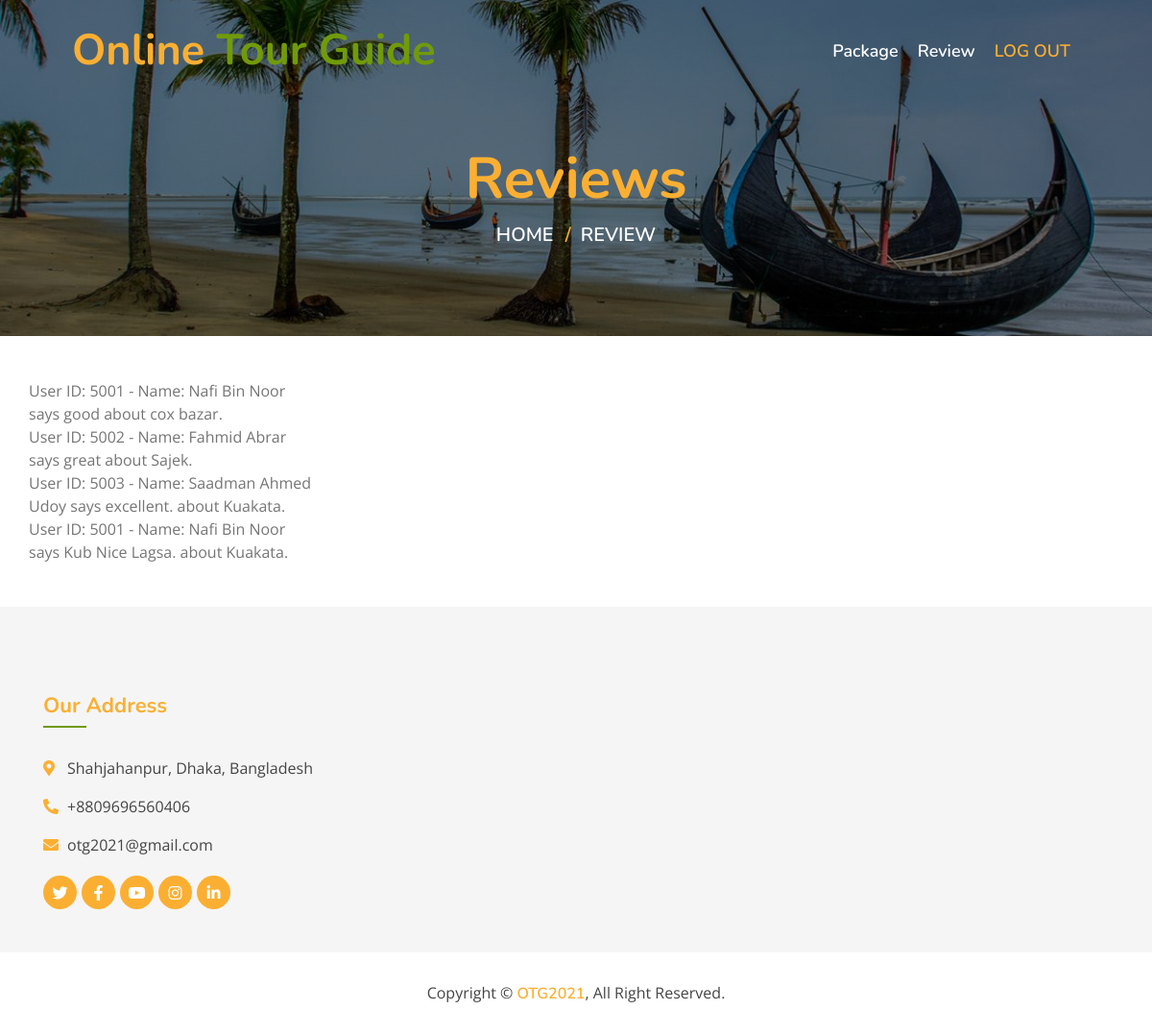
The page /showReview.php on the database as committed earlier.
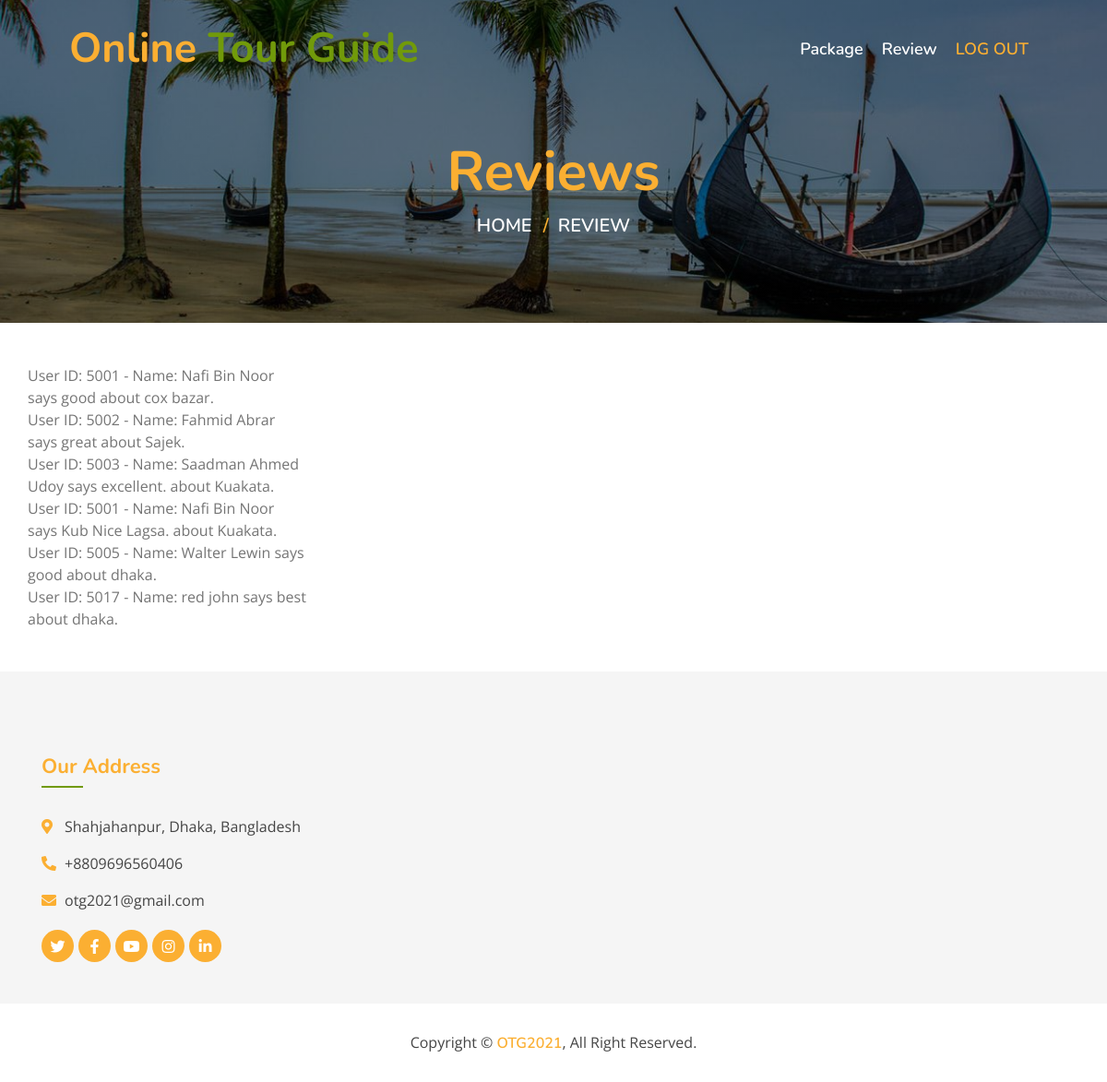
The same page on the database as committed later.
### tables this page shows
CREATE TABLE `review` (
  `t_id` int(9) NOT NULL,
  `tourist_spot` varchar(45) NOT NULL,
  `review_details` varchar(1200) NOT NULL,
  `user_id` int(11) NOT NULL
);

CREATE TABLE `user` (
  `user_id` int(11) NOT NULL,
  `fname` varchar(45) NOT NULL,
  `lname` varchar(45) NOT NULL,
  `email_id` varchar(45) NOT NULL,
  `password` varchar(45) NOT NULL
);

### showReview.php (the view, shortened to what this page needs)
<!DOCTYPE html>
<html lang="en">
    <head>
        <link href="https://stackpath.bootstrapcdn.com/bootstrap/4.4.1/css/bootstrap.min.css" rel="stylesheet">
        <link href="https://cdnjs.cloudflare.com/ajax/libs/font-awesome/5.10.0/css/all.min.css" rel="stylesheet">
        <link href="lib/animate/animate.min.css" rel="stylesheet">
        <link href="lib/owlcarousel/assets/owl.carousel.min.css" rel="stylesheet">
        <link href="lib/flaticon/font/flaticon.css" rel="stylesheet">
        <link href="lib/tempusdominus/css/tempusdominus-bootstrap-4.min.css" rel="stylesheet" />
        <link href="css/style.css" rel="stylesheet">
    </head>
    <body>
      <div class="navbar navbar-expand-lg bg-light navbar-light">
          <div class="container-fluid">
              <a href="index.html" class="navbar-brand">Online <span>Tour Guide</span></a>
              <div class="collapse navbar-collapse justify-content-between" id="navbarCollapse">
                  <div class="navbar-nav ml-auto">
                      <a href="packagebooking.html" class="nav-item nav-link">Package</a>
                      <a href="review.html" class="nav-item nav-link">Review</a>
                      <a href="index.html" class="nav-item nav-link active">LOG OUT</a>
                  </div>
              </div>
          </div>
      </div>
        <div class="page-header">
            <div class="container">
                <div class="row">
                    <div class="col-12">
                        <h2>Reviews</h2>
                    </div>
                    <div class="col-12">
                        <a href="index.html">Home</a>
                        <a href="review.html">Review</a>
                    </div>
                </div>
            </div>
        </div>
        <div class="col-md-6">
        <div class="col-lg-7">
            <?php
                $host = "localhost";
                $user = "root";
                $password = '';
                $db_name = "otg";
                $con = mysqli_connect($host, $user, $password, $db_name);
                $sql = "SELECT * FROM user JOIN review where user.user_id = review.user_id";
                $result = $con->query($sql);
                if ($result->num_rows > 0) {
                while($row = $result->fetch_assoc()) {
                    echo "User ID: " . $row["user_id"]. " - Name: " . $row["fname"]. " " . $row["lname"]. " says " .$row["review_details"]. " about " . $row["tourist_spot"].".". "<br>";
                }
                } else {
                echo "0 results";
                }
            ?>
          </div>
        </div>
        <div class="footer">
            <div class="container">
                <div class="row">
                    <div class="col-lg-7">
                        <div class="row">
                            <div class="col-md-6">
                                <div class="footer-contact">
                                    <h2>Our Address</h2>
                                    <p><i class="fa fa-map-marker-alt"></i>Shahjahanpur, Dhaka, Bangladesh</p>
                                    <p><i class="fa fa-phone-alt"></i>+8809696560406</p>
                                    <p><i class="fa fa-envelope"></i>otg2021@gmail.com</p>
                                    <div class="footer-social">
                                        <a href=""><i class="fab fa-twitter"></i></a>
                                        <a href=""><i class="fab fa-facebook-f"></i></a>
                                        <a href=""><i class="fab fa-youtube"></i></a>
                                        <a href=""><i class="fab fa-instagram"></i></a>
                                        <a href=""><i class="fab fa-linkedin-in"></i></a>
                                    </div>
                                </div>
                            </div>
                        </div>
                    </div>
                </div>
            </div>
            <div class="copyright">
                <div class="container">
                    <p>Copyright &copy; <a href="#">OTG2021</a>, All Right Reserved.</p>
                </div>
            </div>
        </div>
    </body>
</html>

Rows that differ between the two databases and show on the page:
added review: user "5005", user.fname "Walter", user.lname "Lewin", review_details "good", tourist_spot "dhaka"
added review: user "5017", user.fname "red", user.lname "john", review_details "best", tourist_spot "dhaka"
